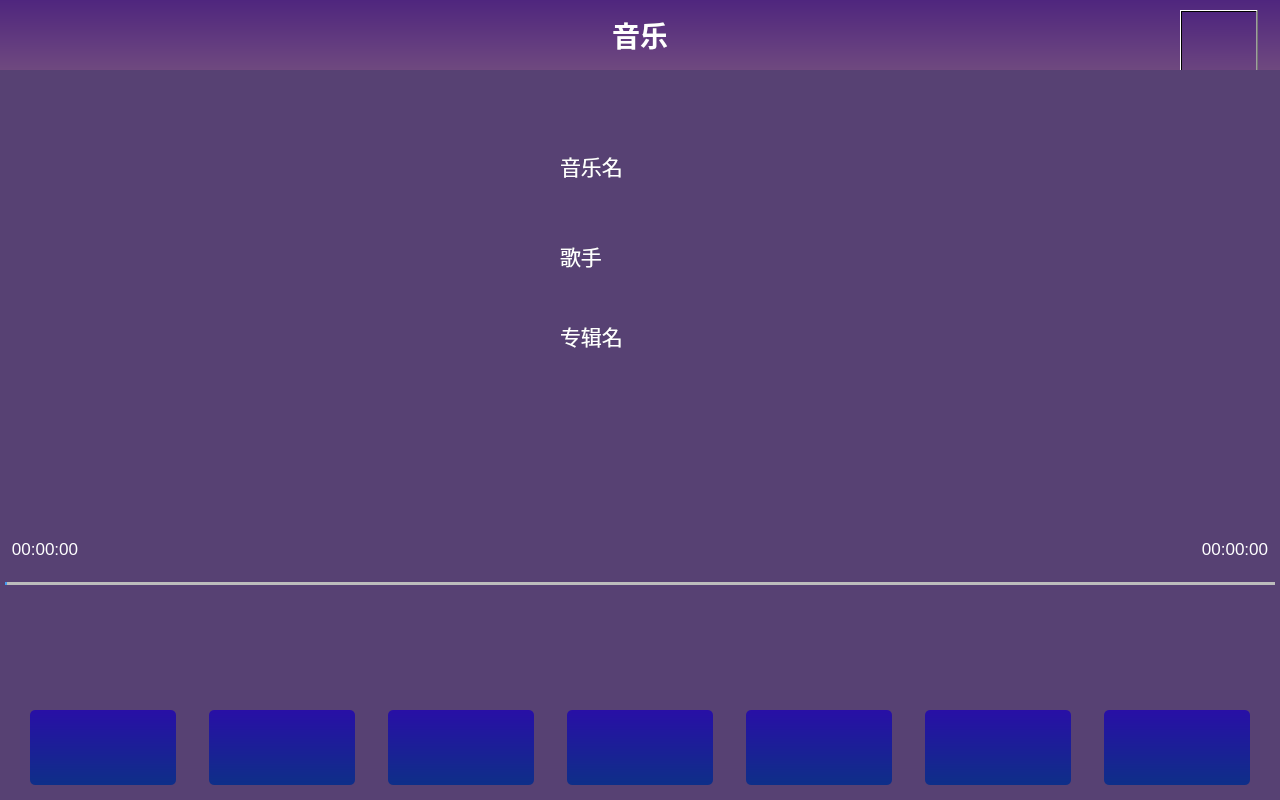
<?xml version="1.0" encoding="UTF-8"?>
<ui version="4.0">
 <class>MusicPlayer</class>
 <widget class="QWidget" name="MusicPlayer">
  <property name="geometry">
   <rect>
    <x>0</x>
    <y>0</y>
    <width>1280</width>
    <height>800</height>
   </rect>
  </property>
  <property name="minimumSize">
   <size>
    <width>1280</width>
    <height>800</height>
   </size>
  </property>
  <property name="maximumSize">
   <size>
    <width>1280</width>
    <height>800</height>
   </size>
  </property>
  <property name="focusPolicy">
   <enum>Qt::ClickFocus</enum>
  </property>
  <property name="windowTitle">
   <string>Form</string>
  </property>
  <property name="styleSheet">
   <string notr="true">background-color: rgb(87, 65, 115);</string>
  </property>
  <widget class="QWidget" name="widget" native="true">
   <property name="geometry">
    <rect>
     <x>0</x>
     <y>0</y>
     <width>1280</width>
     <height>70</height>
    </rect>
   </property>
   <property name="minimumSize">
    <size>
     <width>1280</width>
     <height>70</height>
    </size>
   </property>
   <property name="maximumSize">
    <size>
     <width>1280</width>
     <height>70</height>
    </size>
   </property>
   <property name="styleSheet">
    <string notr="true">background-color: qlineargradient(spread:pad, x1:0, y1:0, x2:0, y2:1, stop:0 rgb(79, 38, 126), stop:1 rgb(111, 73, 127));</string>
   </property>
   <widget class="QPushButton" name="pushButton">
    <property name="geometry">
     <rect>
      <x>10</x>
      <y>10</y>
      <width>50</width>
      <height>50</height>
     </rect>
    </property>
    <property name="minimumSize">
     <size>
      <width>50</width>
      <height>50</height>
     </size>
    </property>
    <property name="maximumSize">
     <size>
      <width>50</width>
      <height>50</height>
     </size>
    </property>
    <property name="styleSheet">
     <string notr="true">QPushButton{
background-color: rgba(255, 255, 255， 0);
border-image: url(:/images/playerIcons/home.png);
}
QPushButton:pressed{
	background-color: rgb(133, 76, 255);
}
QPushButton:hover{
	background-color:  rgb(133, 76, 255);
}
QPushButton:released{
	background-color:rgba(255, 255, 255， 0);
}</string>
    </property>
    <property name="text">
     <string/>
    </property>
   </widget>
   <widget class="QLabel" name="label">
    <property name="geometry">
     <rect>
      <x>0</x>
      <y>0</y>
      <width>1280</width>
      <height>70</height>
     </rect>
    </property>
    <property name="minimumSize">
     <size>
      <width>1280</width>
      <height>70</height>
     </size>
    </property>
    <property name="maximumSize">
     <size>
      <width>1280</width>
      <height>70</height>
     </size>
    </property>
    <property name="font">
     <font>
      <pointsize>21</pointsize>
      <weight>75</weight>
      <bold>true</bold>
     </font>
    </property>
    <property name="styleSheet">
     <string notr="true">color:white;</string>
    </property>
    <property name="text">
     <string>音乐</string>
    </property>
    <property name="alignment">
     <set>Qt::AlignCenter</set>
    </property>
   </widget>
   <widget class="QPushButton" name="return_btn">
    <property name="geometry">
     <rect>
      <x>1180</x>
      <y>10</y>
      <width>78</width>
      <height>70</height>
     </rect>
    </property>
    <property name="styleSheet">
     <string notr="true">QPushButton{
background-color: rgba(255, 255, 255， 0);
border-image: url(:/images/playerIcons/return_d.gif);
}
QPushButton:pressed{
	border-image: url(:/images/playerIcons/return_u.gif);
}
QPushButton:hover{


}
QPushButton:released{
	border-image: url(:/images/playerIcons/return_d.gif);
}</string>
    </property>
    <property name="text">
     <string/>
    </property>
   </widget>
  </widget>
  <widget class="QWidget" name="widget_2" native="true">
   <property name="geometry">
    <rect>
     <x>0</x>
     <y>525</y>
     <width>1280</width>
     <height>75</height>
    </rect>
   </property>
   <property name="minimumSize">
    <size>
     <width>1280</width>
     <height>75</height>
    </size>
   </property>
   <property name="maximumSize">
    <size>
     <width>1280</width>
     <height>75</height>
    </size>
   </property>
   <layout class="QHBoxLayout" name="horizontalLayout">
    <property name="spacing">
     <number>3</number>
    </property>
    <property name="leftMargin">
     <number>0</number>
    </property>
    <property name="topMargin">
     <number>0</number>
    </property>
    <property name="rightMargin">
     <number>0</number>
    </property>
    <property name="bottomMargin">
     <number>0</number>
    </property>
    <item>
     <layout class="QGridLayout" name="gridLayout" rowstretch="0,0">
      <item row="0" column="0">
       <widget class="QLabel" name="curTimeLabel">
        <property name="sizePolicy">
         <sizepolicy hsizetype="Preferred" vsizetype="Preferred">
          <horstretch>0</horstretch>
          <verstretch>0</verstretch>
         </sizepolicy>
        </property>
        <property name="minimumSize">
         <size>
          <width>90</width>
          <height>30</height>
         </size>
        </property>
        <property name="maximumSize">
         <size>
          <width>90</width>
          <height>30</height>
         </size>
        </property>
        <property name="font">
         <font>
          <pointsize>13</pointsize>
         </font>
        </property>
        <property name="styleSheet">
         <string notr="true">background-color: rgba(255, 255, 255, 0);
color: white;
</string>
        </property>
        <property name="text">
         <string>00:00:00</string>
        </property>
        <property name="alignment">
         <set>Qt::AlignCenter</set>
        </property>
       </widget>
      </item>
      <item row="0" column="1">
       <spacer name="horizontalSpacer">
        <property name="orientation">
         <enum>Qt::Horizontal</enum>
        </property>
        <property name="sizeHint" stdset="0">
         <size>
          <width>308</width>
          <height>20</height>
         </size>
        </property>
       </spacer>
      </item>
      <item row="0" column="2">
       <widget class="QLabel" name="totalTimeLabel">
        <property name="minimumSize">
         <size>
          <width>90</width>
          <height>30</height>
         </size>
        </property>
        <property name="maximumSize">
         <size>
          <width>90</width>
          <height>30</height>
         </size>
        </property>
        <property name="font">
         <font>
          <pointsize>13</pointsize>
         </font>
        </property>
        <property name="styleSheet">
         <string notr="true">background-color: rgba(255, 255, 255, 0);
color:white;</string>
        </property>
        <property name="text">
         <string>00:00:00</string>
        </property>
        <property name="alignment">
         <set>Qt::AlignCenter</set>
        </property>
       </widget>
      </item>
      <item row="1" column="0" colspan="3">
       <widget class="QSlider" name="progressSlider">
        <property name="styleSheet">
         <string notr="true">QSlider{
border-color: #bcbcbc;
background-color:rgba(255,255,255,0);
}
QSlider::groove:horizontal {                                
     border: 1px solid #999999;                             
     height: 1px;                                           
    margin: 0px 0;                                         
     left: 5px; right: 5px; 
 }
QSlider::handle:horizontal {                               
     border: 0px ;                           
     border-image: url(:/images/cameraIcons/silderController.png);
     width: 15px;                                           
     margin: -7px -7px -7px -7px;                  
} 
QSlider::add-page:horizontal{
background: qlineargradient(spread:pad, x1:0, y1:1, x2:0, y2:0, stop:0 #bcbcbc, stop:0.25 #bcbcbc, stop:0.5 #bcbcbc, stop:1 #bcbcbc); 

}
QSlider::sub-page:horizontal{                               
 background: qlineargradient(spread:pad, x1:0, y1:1, x2:0, y2:0, stop:0 #439cf3, stop:0.25 #439cf3, stop:0.5 #439cf3, stop:1 #439cf3);                     
}</string>
        </property>
        <property name="orientation">
         <enum>Qt::Horizontal</enum>
        </property>
       </widget>
      </item>
     </layout>
    </item>
   </layout>
  </widget>
  <widget class="QWidget" name="layoutWidget">
   <property name="geometry">
    <rect>
     <x>480</x>
     <y>140</y>
     <width>382</width>
     <height>52</height>
    </rect>
   </property>
   <layout class="QHBoxLayout" name="horizontalLayout_2">
    <property name="spacing">
     <number>30</number>
    </property>
    <item>
     <widget class="QLabel" name="MusicIconLabel">
      <property name="minimumSize">
       <size>
        <width>50</width>
        <height>50</height>
       </size>
      </property>
      <property name="maximumSize">
       <size>
        <width>50</width>
        <height>50</height>
       </size>
      </property>
      <property name="styleSheet">
       <string notr="true">border-image: url(:/images/playerIcons/music.png);
background-color: rgba(255, 255, 255, 0);</string>
      </property>
      <property name="text">
       <string/>
      </property>
     </widget>
    </item>
    <item>
     <widget class="QLabel" name="MusicTextLabel">
      <property name="minimumSize">
       <size>
        <width>300</width>
        <height>50</height>
       </size>
      </property>
      <property name="maximumSize">
       <size>
        <width>300</width>
        <height>50</height>
       </size>
      </property>
      <property name="font">
       <font>
        <pointsize>16</pointsize>
       </font>
      </property>
      <property name="styleSheet">
       <string notr="true">background-color: rgba(255, 255, 255, 0);
color:white;</string>
      </property>
      <property name="text">
       <string>音乐名</string>
      </property>
     </widget>
    </item>
   </layout>
  </widget>
  <widget class="QWidget" name="layoutWidget">
   <property name="geometry">
    <rect>
     <x>480</x>
     <y>230</y>
     <width>382</width>
     <height>52</height>
    </rect>
   </property>
   <layout class="QHBoxLayout" name="horizontalLayout_3">
    <property name="spacing">
     <number>30</number>
    </property>
    <item>
     <widget class="QLabel" name="artistIconLabelLabel">
      <property name="minimumSize">
       <size>
        <width>50</width>
        <height>50</height>
       </size>
      </property>
      <property name="maximumSize">
       <size>
        <width>50</width>
        <height>50</height>
       </size>
      </property>
      <property name="styleSheet">
       <string notr="true">border-image: url(:/images/playerIcons/man.png);
background-color: rgba(255, 255, 255, 0);</string>
      </property>
      <property name="text">
       <string/>
      </property>
     </widget>
    </item>
    <item>
     <widget class="QLabel" name="artistTextLabel">
      <property name="minimumSize">
       <size>
        <width>300</width>
        <height>50</height>
       </size>
      </property>
      <property name="maximumSize">
       <size>
        <width>300</width>
        <height>50</height>
       </size>
      </property>
      <property name="font">
       <font>
        <pointsize>16</pointsize>
       </font>
      </property>
      <property name="styleSheet">
       <string notr="true">background-color: rgba(255, 255, 255, 0);
color:white;</string>
      </property>
      <property name="text">
       <string>歌手</string>
      </property>
     </widget>
    </item>
   </layout>
  </widget>
  <widget class="QWidget" name="layoutWidget">
   <property name="geometry">
    <rect>
     <x>480</x>
     <y>310</y>
     <width>382</width>
     <height>52</height>
    </rect>
   </property>
   <layout class="QHBoxLayout" name="horizontalLayout_4">
    <property name="spacing">
     <number>30</number>
    </property>
    <item>
     <widget class="QLabel" name="albumIcomLabel">
      <property name="minimumSize">
       <size>
        <width>50</width>
        <height>50</height>
       </size>
      </property>
      <property name="maximumSize">
       <size>
        <width>50</width>
        <height>50</height>
       </size>
      </property>
      <property name="styleSheet">
       <string notr="true">border-image: url(:/images/playerIcons/album.png);
background-color: rgba(255, 255, 255, 0);</string>
      </property>
      <property name="text">
       <string/>
      </property>
     </widget>
    </item>
    <item>
     <widget class="QLabel" name="albumTextLabel">
      <property name="minimumSize">
       <size>
        <width>300</width>
        <height>50</height>
       </size>
      </property>
      <property name="maximumSize">
       <size>
        <width>300</width>
        <height>50</height>
       </size>
      </property>
      <property name="font">
       <font>
        <pointsize>16</pointsize>
       </font>
      </property>
      <property name="styleSheet">
       <string notr="true">background-color: rgba(255, 255, 255, 0);
color:white;</string>
      </property>
      <property name="text">
       <string>专辑名</string>
      </property>
     </widget>
    </item>
   </layout>
  </widget>
  <widget class="QLabel" name="posterLabel">
   <property name="geometry">
    <rect>
     <x>93</x>
     <y>124</y>
     <width>320</width>
     <height>260</height>
    </rect>
   </property>
   <property name="styleSheet">
    <string notr="true">background-color: rgba(255, 255, 255,0);</string>
   </property>
   <property name="text">
    <string/>
   </property>
  </widget>
  <widget class="QPushButton" name="setttingButton">
   <property name="geometry">
    <rect>
     <x>30</x>
     <y>710</y>
     <width>146</width>
     <height>75</height>
    </rect>
   </property>
   <property name="minimumSize">
    <size>
     <width>146</width>
     <height>75</height>
    </size>
   </property>
   <property name="maximumSize">
    <size>
     <width>146</width>
     <height>75</height>
    </size>
   </property>
   <property name="focusPolicy">
    <enum>Qt::NoFocus</enum>
   </property>
   <property name="styleSheet">
    <string notr="true">QPushButton{
background-color: qlineargradient(spread:pad, x1:0, y1:0, x2:0, y2:1, stop:0 rgb(40, 15, 166), stop:1 rgb(14, 47, 136));
border-radius:5px;
border:0px soild red;
}

QPushButton:pressed{
border-radius:5px;
	border:3px solid red;
	background-color: qradialgradient(spread:repeat, cx:0.5, cy:0.5, radius:0.077, fx:0.5, fy:0.5, stop:0 rgba(0, 169, 255, 147), stop:0.497326 rgba(0, 0, 0, 147), stop:1 rgba(0, 169, 255, 147));
}

QPushButton:released{
	background-color: qlineargradient(spread:pad, x1:0, y1:0, x2:0, y2:1, stop:0 rgb(40, 15, 166), stop:1 rgb(14, 47, 136));
border-radius:5px;
border:0px soild red;
}</string>
   </property>
   <property name="text">
    <string/>
   </property>
   <property name="icon">
    <iconset>
     <normalon>:/images/playerIcons/settings_new(1).png</normalon>
    </iconset>
   </property>
   <property name="iconSize">
    <size>
     <width>50</width>
     <height>50</height>
    </size>
   </property>
  </widget>
  <widget class="QPushButton" name="searchButton">
   <property name="geometry">
    <rect>
     <x>925</x>
     <y>710</y>
     <width>146</width>
     <height>75</height>
    </rect>
   </property>
   <property name="minimumSize">
    <size>
     <width>146</width>
     <height>75</height>
    </size>
   </property>
   <property name="maximumSize">
    <size>
     <width>146</width>
     <height>75</height>
    </size>
   </property>
   <property name="focusPolicy">
    <enum>Qt::NoFocus</enum>
   </property>
   <property name="styleSheet">
    <string notr="true">QPushButton{
background-color: qlineargradient(spread:pad, x1:0, y1:0, x2:0, y2:1, stop:0 rgb(40, 15, 166), stop:1 rgb(14, 47, 136));
border-radius:5px;
border:0px soild red;
}

QPushButton:pressed{
border-radius:5px;
	border:3px solid red;
	background-color: qradialgradient(spread:repeat, cx:0.5, cy:0.5, radius:0.077, fx:0.5, fy:0.5, stop:0 rgba(0, 169, 255, 147), stop:0.497326 rgba(0, 0, 0, 147), stop:1 rgba(0, 169, 255, 147));
}

QPushButton:released{
	background-color: qlineargradient(spread:pad, x1:0, y1:0, x2:0, y2:1, stop:0 rgb(40, 15, 166), stop:1 rgb(14, 47, 136));
border-radius:5px;
border:0px soild red;
}</string>
   </property>
   <property name="text">
    <string/>
   </property>
   <property name="icon">
    <iconset>
     <normalon>:/images/playerIcons/Search.png</normalon>
    </iconset>
   </property>
   <property name="iconSize">
    <size>
     <width>50</width>
     <height>50</height>
    </size>
   </property>
  </widget>
  <widget class="QPushButton" name="nextMusicButton">
   <property name="geometry">
    <rect>
     <x>746</x>
     <y>710</y>
     <width>146</width>
     <height>75</height>
    </rect>
   </property>
   <property name="minimumSize">
    <size>
     <width>146</width>
     <height>75</height>
    </size>
   </property>
   <property name="maximumSize">
    <size>
     <width>146</width>
     <height>75</height>
    </size>
   </property>
   <property name="focusPolicy">
    <enum>Qt::NoFocus</enum>
   </property>
   <property name="styleSheet">
    <string notr="true">QPushButton{
background-color: qlineargradient(spread:pad, x1:0, y1:0, x2:0, y2:1, stop:0 rgb(40, 15, 166), stop:1 rgb(14, 47, 136));
border-radius:5px;
border:0px soild red;
}

QPushButton:pressed{
border-radius:5px;
	border:3px solid red;
	background-color: qradialgradient(spread:repeat, cx:0.5, cy:0.5, radius:0.077, fx:0.5, fy:0.5, stop:0 rgba(0, 169, 255, 147), stop:0.497326 rgba(0, 0, 0, 147), stop:1 rgba(0, 169, 255, 147));
}

QPushButton:released{
	background-color: qlineargradient(spread:pad, x1:0, y1:0, x2:0, y2:1, stop:0 rgb(40, 15, 166), stop:1 rgb(14, 47, 136));
border-radius:5px;
border:0px soild red;
}</string>
   </property>
   <property name="text">
    <string/>
   </property>
   <property name="icon">
    <iconset>
     <normalon>:/images/playerIcons/nextVideo.png</normalon>
    </iconset>
   </property>
   <property name="iconSize">
    <size>
     <width>40</width>
     <height>40</height>
    </size>
   </property>
  </widget>
  <widget class="QPushButton" name="playOrderButton">
   <property name="geometry">
    <rect>
     <x>209</x>
     <y>710</y>
     <width>146</width>
     <height>75</height>
    </rect>
   </property>
   <property name="minimumSize">
    <size>
     <width>146</width>
     <height>75</height>
    </size>
   </property>
   <property name="maximumSize">
    <size>
     <width>146</width>
     <height>75</height>
    </size>
   </property>
   <property name="focusPolicy">
    <enum>Qt::NoFocus</enum>
   </property>
   <property name="styleSheet">
    <string notr="true">QPushButton{
background-color: qlineargradient(spread:pad, x1:0, y1:0, x2:0, y2:1, stop:0 rgb(40, 15, 166), stop:1 rgb(14, 47, 136));
border-radius:5px;
border:0px soild red;
}

QPushButton:pressed{
border-radius:5px;
	border:3px solid red;
	background-color: qradialgradient(spread:repeat, cx:0.5, cy:0.5, radius:0.077, fx:0.5, fy:0.5, stop:0 rgba(0, 169, 255, 147), stop:0.497326 rgba(0, 0, 0, 147), stop:1 rgba(0, 169, 255, 147));
}

QPushButton:released{
	background-color: qlineargradient(spread:pad, x1:0, y1:0, x2:0, y2:1, stop:0 rgb(40, 15, 166), stop:1 rgb(14, 47, 136));
border-radius:5px;
border:0px soild red;
}</string>
   </property>
   <property name="text">
    <string/>
   </property>
   <property name="icon">
    <iconset>
     <normalon>:/images/playerIcons/randomPlay.png</normalon>
    </iconset>
   </property>
   <property name="iconSize">
    <size>
     <width>60</width>
     <height>60</height>
    </size>
   </property>
  </widget>
  <widget class="QPushButton" name="playListButton">
   <property name="geometry">
    <rect>
     <x>1104</x>
     <y>710</y>
     <width>146</width>
     <height>75</height>
    </rect>
   </property>
   <property name="minimumSize">
    <size>
     <width>146</width>
     <height>75</height>
    </size>
   </property>
   <property name="maximumSize">
    <size>
     <width>146</width>
     <height>75</height>
    </size>
   </property>
   <property name="focusPolicy">
    <enum>Qt::NoFocus</enum>
   </property>
   <property name="styleSheet">
    <string notr="true">QPushButton{
background-color: qlineargradient(spread:pad, x1:0, y1:0, x2:0, y2:1, stop:0 rgb(40, 15, 166), stop:1 rgb(14, 47, 136));
border-radius:5px;
border:0px soild red;
}

QPushButton:pressed{
border-radius:5px;
	border:3px solid red;
	background-color: qradialgradient(spread:repeat, cx:0.5, cy:0.5, radius:0.077, fx:0.5, fy:0.5, stop:0 rgba(0, 169, 255, 147), stop:0.497326 rgba(0, 0, 0, 147), stop:1 rgba(0, 169, 255, 147));
}

QPushButton:released{
	background-color: qlineargradient(spread:pad, x1:0, y1:0, x2:0, y2:1, stop:0 rgb(40, 15, 166), stop:1 rgb(14, 47, 136));
border-radius:5px;
border:0px soild red;
}</string>
   </property>
   <property name="text">
    <string/>
   </property>
   <property name="icon">
    <iconset>
     <normalon>:/images/playerIcons/list.png</normalon>
    </iconset>
   </property>
   <property name="iconSize">
    <size>
     <width>80</width>
     <height>80</height>
    </size>
   </property>
  </widget>
  <widget class="QPushButton" name="playButton">
   <property name="geometry">
    <rect>
     <x>567</x>
     <y>710</y>
     <width>146</width>
     <height>75</height>
    </rect>
   </property>
   <property name="minimumSize">
    <size>
     <width>0</width>
     <height>0</height>
    </size>
   </property>
   <property name="maximumSize">
    <size>
     <width>146</width>
     <height>75</height>
    </size>
   </property>
   <property name="focusPolicy">
    <enum>Qt::NoFocus</enum>
   </property>
   <property name="styleSheet">
    <string notr="true">QPushButton{
background-color: qlineargradient(spread:pad, x1:0, y1:0, x2:0, y2:1, stop:0 rgb(40, 15, 166), stop:1 rgb(14, 47, 136));
border-radius:5px;
border:0px soild red;
}

QPushButton:pressed{
border-radius:5px;
	border:3px solid red;
	background-color: qradialgradient(spread:repeat, cx:0.5, cy:0.5, radius:0.077, fx:0.5, fy:0.5, stop:0 rgba(0, 169, 255, 147), stop:0.497326 rgba(0, 0, 0, 147), stop:1 rgba(0, 169, 255, 147));
}

QPushButton:released{
	background-color: qlineargradient(spread:pad, x1:0, y1:0, x2:0, y2:1, stop:0 rgb(40, 15, 166), stop:1 rgb(14, 47, 136));
border-radius:5px;
border:0px soild red;
}</string>
   </property>
   <property name="text">
    <string/>
   </property>
   <property name="icon">
    <iconset>
     <normalon>:/images/playerIcons/Play.png</normalon>
    </iconset>
   </property>
   <property name="iconSize">
    <size>
     <width>50</width>
     <height>50</height>
    </size>
   </property>
  </widget>
  <widget class="QPushButton" name="preMusicButton">
   <property name="geometry">
    <rect>
     <x>388</x>
     <y>710</y>
     <width>146</width>
     <height>75</height>
    </rect>
   </property>
   <property name="minimumSize">
    <size>
     <width>146</width>
     <height>75</height>
    </size>
   </property>
   <property name="maximumSize">
    <size>
     <width>146</width>
     <height>75</height>
    </size>
   </property>
   <property name="focusPolicy">
    <enum>Qt::NoFocus</enum>
   </property>
   <property name="styleSheet">
    <string notr="true">QPushButton{
background-color: qlineargradient(spread:pad, x1:0, y1:0, x2:0, y2:1, stop:0 rgb(40, 15, 166), stop:1 rgb(14, 47, 136));
border-radius:5px;
border:0px soild red;
}

QPushButton:pressed{
border-radius:5px;
	border:3px solid red;
	background-color: qradialgradient(spread:repeat, cx:0.5, cy:0.5, radius:0.077, fx:0.5, fy:0.5, stop:0 rgba(0, 169, 255, 147), stop:0.497326 rgba(0, 0, 0, 147), stop:1 rgba(0, 169, 255, 147));
}

QPushButton:released{
	background-color: qlineargradient(spread:pad, x1:0, y1:0, x2:0, y2:1, stop:0 rgb(40, 15, 166), stop:1 rgb(14, 47, 136));
border-radius:5px;
border:0px soild red;
}</string>
   </property>
   <property name="text">
    <string/>
   </property>
   <property name="icon">
    <iconset>
     <normalon>:/images/playerIcons/preVideo.png</normalon>
    </iconset>
   </property>
   <property name="iconSize">
    <size>
     <width>40</width>
     <height>40</height>
    </size>
   </property>
  </widget>
 </widget>
 <resources/>
 <connections/>
</ui>
